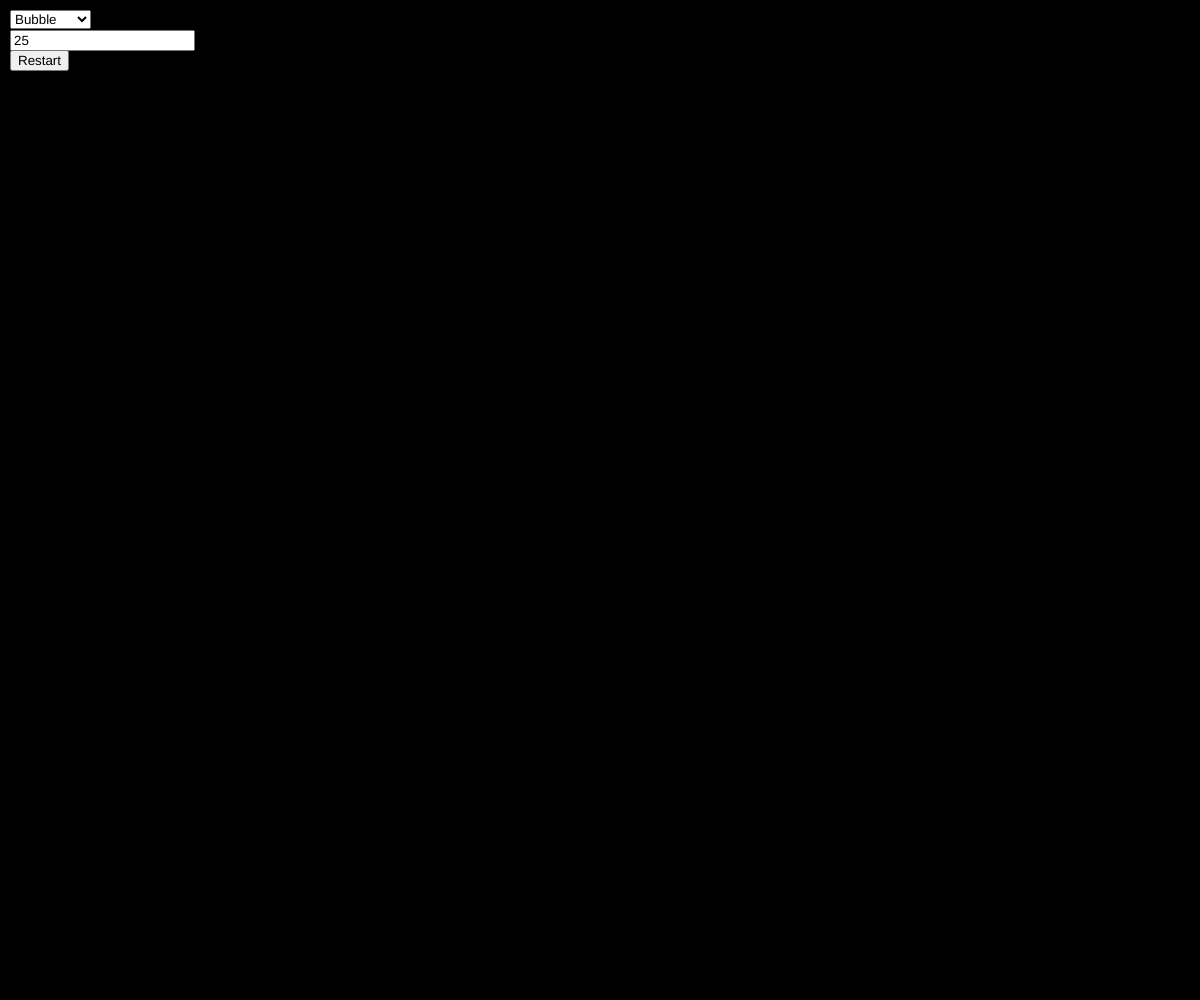
Frame 1 (no input)
Frame 60 (no input): identical to frame 1, image omitted
Frame 120 (the mouse pressed at the canvas centre since frame 60): identical to frame 1, image omitted

The p5.js sketch that drew this single still picture (run headless with seeded random() and noise() and a simulated clock; from frame 60 on, the mouse is pressed at the canvas centre):

// p5.js sketch
// ── sketch.js
// Tom Sealey
// Based on Daniel Shiffman's Coding Challenge
// http://youtube.com/thecodingtrain
// http://codingtra.in

// Coding Challenge #114: Bubble Sort Visualization
// https://youtu.be/67k3I2GxTH8

let values = [];
let loops;
let swaps;
let cycles = 1;
let lines = false;
let numLines = 0;
let selType, inpNum;
let curPivot, curHi, curLo;
let button;
let finished = false;
let qsCalled = false;

function setup() {
	selType = createSelect();
	selType.position(10, 10);
	selType.option('Bubble');
	selType.option('Selection');
	selType.option('QuickSort');

	inpNum = createInput('25');
	inpNum.position(10, 30);
	inpNum.input(function () {
		numLines = inpNum.value();
		resetArray();
	});

	button = createButton('Restart');
	button.position(10, 50);
	button.mousePressed(resetArray);

	createCanvas(windowWidth, windowHeight);
	colorMode(HSB, height);
	resetArray();
}

function draw() {
	background(0);

	if (!finished) {
		switch (selType.value()) {
			case 'Bubble':
				bubbleSort();
				qsCalled = false;
				break;
			case 'Selection':
				selectionSort();
				qsCalled = false;
				break;
			case 'QuickSort':
				if (!qsCalled) {
					quicksort(values, 0, values.length - 1);
					qsCalled = true;
				}
				break;
			default:
				bubbleSort();
				break;
		}
	} else {
		console.log("finished");
		noLoop();
	}

	for (i = 0; i < values.length; i++) {
		let col = color(values[i], height, height);
		let location = map(i, 0, values.length, 0, width);
		colorMode(RGB);
		switch (i) {
			case curHi:
				stroke(0);
				fill(0, 255, 0);
				break;
			case curLo:
				stroke(0);
				fill(0, 0, 255);
				break;
			case curPivot:
				stroke(0);
				fill(255);
				break;
			default:
				stroke(col);
				fill(col);
				break;
		}
		colorMode(HSB, height);
		rect(location, height - values[i], width / numLines, height);

	}
}

swap = function (arr, a, b) {
	let temp = arr[a];
	arr[a] = arr[b];
	arr[b] = temp;
}

bubbleSort = function () {
	if (swaps < values.length - loops - 1) {

		if (numLines >= 50) cycles = 10;
		else if (numLines >= 200) cycles = 50;
		else if (numLines >= 500) cycles = 100;

		for (i = 0; i < cycles; i++) {
			let a = values[swaps];
			let b = values[swaps + 1];
			if (a > b) {
				swap(values, swaps, swaps + 1);
			}
			swaps++;
		}
	} else {
		swaps = 0;
		loops++;
	}
	if (loops == values.length) finished = true;
}

selectionSort = function () {
	for (j = 0; j < values.length - loops - 1; j++) {
		let a = values[j];
		let b = values[j + 1];
		if (a > b) {
			swap(values, j, j + 1);
		}
	}
	if (loops == values.length) finished = true;
}

quicksort = function (arr, lo, hi) {
	setTimeout(() => {
		if (lo < hi) {
			let mid = partition(arr, lo, hi);
			curPivot = mid;
			curHi = hi;
			curLo = lo;
			quicksort(arr, lo, mid - 1);
			quicksort(arr, mid + 1, hi);
		}
	}, 500);
}

partition = function (arr, low, high) {
	let pivot = arr[high];
	let i = (low - 1);
	for (let j = low; j <= high - 1; j++) {
		if (arr[j] <= pivot) {
			i++;
			swap(arr, i, j);
		}
	}
	swap(arr, i + 1, high);
	return (i + 1);
}

resetArray = function () {
	console.log('resetting')
	values = [];
	for (i = 0; i < numLines; i++) {
		values[i] = random(height);
	}
	loops = 0;
	swaps = 0;
	qsCalled = false;
	finished = false;
	loop();
}
